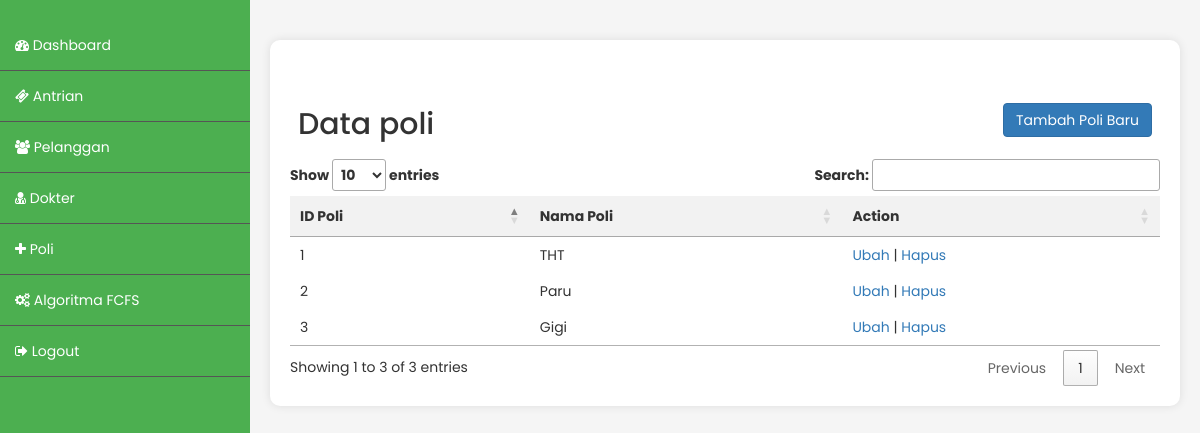
Screenshot of /index.php/admin/poli with the database file from the repository.
### tables this page shows
CREATE TABLE `poli` (
  `id_poli` int(255) NOT NULL,
  `nama_poli` varchar(255) NOT NULL
);

### application/controllers/Admin.php (called while the page is built, shortened)
<?php
class Admin extends CI_Controller {
	public function __construct()
	{
		$this->load->model('akun_model');
		$this->load->model('crud_model');
	}
	public function poli()
	{
		$data['array_poli'] = $this->crud_model->mengambil_data('poli');
		$this->load->view('admin_poli',$data);
	}
}

### index.php (called while the page is built, shortened)
<?php
require_once BASEPATH.'core/CodeIgniter.php';

### application/models/Crud_model.php (called while the page is built, shortened)
<?php
class Crud_model extends CI_Model{
	public function mengambil_data($nama_tabel)
	{
		$this->db->select('*');
		$this->db->from($nama_tabel);
		$query = $this->db->get();
		return $query->result();
	}
}

### application/views/admin_poli.php (the view, shortened to what this page needs)
<!DOCTYPE html>
<html lang="en">
<head>
<link rel="stylesheet" type="text/css" href="https://cdn.datatables.net/1.10.25/css/jquery.dataTables.css">
<link href="//maxcdn.bootstrapcdn.com/bootstrap/3.3.0/css/bootstrap.min.css" rel="stylesheet" id="bootstrap-css">
<link href="https://maxcdn.bootstrapcdn.com/font-awesome/4.7.0/css/font-awesome.min.css" rel="stylesheet">
<link rel="stylesheet" href="<?=base_url()?>/css/style.css">
</head>
<body>
<div class="content">
	<div class="status-info">
<table>
    <tr>
      <td class="title"><h2>Data poli</h2></td>
      <td class="button-container" style="text-align: right;">
        <a href="<?=site_url('admin/poli_add')?>"><button type="button" class="btn btn-primary">Tambah Poli Baru</button></a>
      </td>
    </tr>
  </table>
	  <table id="productTable">
		<thead>
		  <tr>
			<th>ID Poli</th>
			<th>Nama Poli</th>
			<th>Action</th>
		  </tr>
		</thead>
		<tbody>
		<?php foreach($array_poli as $poli): ?>
		  <tr>
			<td><?=$poli->id_poli?></td>
			<td><?=$poli->nama_poli?></td>
			<td>
				<a href="<?=site_url('/admin/poli_edit/'.$poli->id_poli)?>">Ubah</a> |
				<a href="<?=site_url('/admin/poli_hapus/'.$poli->id_poli)?>">Hapus</a>
			</td>
		  </tr><?php endforeach; ?>
		</tbody>
	  </table>
	</div>
</div>
</body>
</html>

### css/style.css (style rules this page uses)
body { margin: 0; padding: 0; font-family: 'Poppins', sans-serif; background-color: #f5f5f5; }
.content { margin-left: 250px; padding: 20px; }
.content h2 { color: #333; }
.status-info { background-color: #fff; padding: 20px; border-radius: 10px; box-shadow: 0 0 10px rgba(0, 0, 0, 0.1); margin-top: 20px; }
table { width: 100%; border-collapse: collapse; margin-top: 20px; }
th, td { border: 1px solid #ddd; padding: 8px; text-align: left; }
th { background-color: #f2f2f2; }

### application/views/admin_poli.php (style rules this page uses)
table { border-collapse: collapse; }
table, th, td { border: none; }

### rows the page displays
poli: id_poli "1", nama_poli "THT"
poli: id_poli "2", nama_poli "Paru"
poli: id_poli "3", nama_poli "Gigi"
